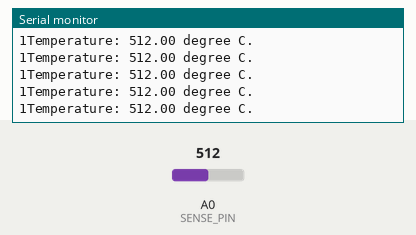
This sketch was run on a simulated Arduino Uno, built with avr-gcc and run on an emulated ATmega328P. Shown: the last lines printed to the serial monitor. The test bench sets the inputs (shaded band); at power-on: A0 (SENSE_PIN) = 512.

Above: at 1.2 s.
1.3 s: A0 (SENSE_PIN) set to 11
At 2.4 s:
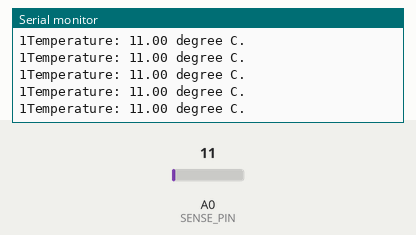
4.3 s: A0 (SENSE_PIN) set to 8
At 5.4 s:
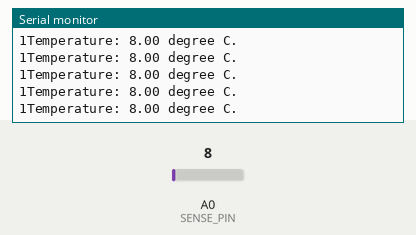
7.3 s: A0 (SENSE_PIN) set to 1023
At 7.8 s:
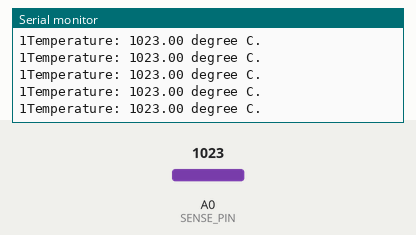
10.3 s: A0 (SENSE_PIN) set to 992
At 11.4 s:
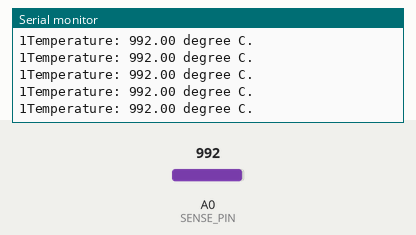
Timing chart, 0 to 13.3 s (numbered marks = the images above; inputs shaded):
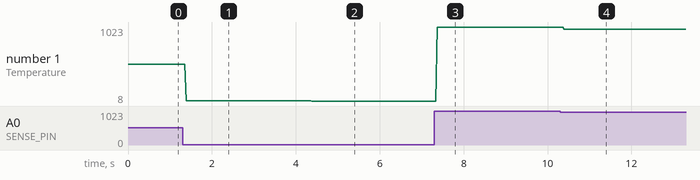

Measured:
- after the input at 1.3 s, the serial monitor: prints a new line after 0.09 s (image 1)
- after the input at 4.3 s, the serial monitor: prints a new line after 0.08 s (image 2)
- after the input at 7.3 s, the serial monitor: prints a new line after 0.07 s (image 3)
- after the input at 10.3 s, the serial monitor: prints a new line after 0.10 s (image 4)
- plotted number 1: 512 → 11 after the input at 1.3 s, 11 → 8 after the input at 4.3 s, 8 → 1023 after the input at 7.3 s, 1023 → 992 after the input at 10.3 s

The sketch:

temp_sensor.ino
```cpp
/*
Name:    temp_sensor.ino
Created: 9/30/2017 7:51:16 PM
Author:  dvyen
*/

struct Measurement {
	float most_recent_value;
};

class Sensor {
public:
	Sensor::Sensor() { pin_set = false; };
	Sensor::Sensor(const unsigned short int& in_pin) {
		pin = in_pin;
		pin_set = true;
	}
	void Sensor::set(const unsigned short int& in_pin) {
		pin = in_pin;
		pin_set = true;
	}
	boolean is_pin_set() {
		return pin_set;
	}
	unsigned short int Sensor::get_pin() const {
		if (pin_set)
			return pin;
	}
	virtual void Sensor::read() = 0;
private:
	boolean pin_set;
	unsigned short int pin;
};

class Analog : public Sensor {
public:
	Analog::Analog() : Sensor() {}
	Analog::Analog(const unsigned short int& in_pin, const String& in_id) : Sensor(in_pin) {
		id = in_id;
	}
	void Analog::set(const unsigned short int& in_pin, const String& in_id){
		Sensor::set(in_pin);
		id = in_id;
	}
	void Analog::read() {
		if (Sensor::is_pin_set())
			data.most_recent_value = analogRead(get_pin());
	}
	float Analog::get_most_recent_value() const {
		return data.most_recent_value;
	}
private:
	String id;	//circuit component id
	Measurement data;
};

class Digital : public Sensor {
public:
	Digital::Digital() : Sensor() { pin_mode_set = false; }
	Digital::Digital(const unsigned short int& in_pin, const String& in_id) : Sensor(in_pin) {
		id = in_id;
		pin_mode_set = false;
	}
	void Digital::set(const unsigned short int& in_pin, const String& in_pin_mode_type, const String& in_id) {
		Sensor::set(in_pin);
		pin_mode_type = in_pin_mode_type;
		pin_mode_set = true;
		id = in_id;
	}
	void Digital::set_pin_mode_type(const String& in_pin_mode_type) {
		pin_mode_type = in_pin_mode_type;
		pin_mode_set = true;
	}
	boolean Digital::is_pin_mode_set() const {
		return pin_mode_set;
	}
	String Digital::get_pin_mode_type() const {
		return pin_mode_type;
	}
	void Digital::set_pin_mode(const String& in_pin_mode_type) {
		if (Sensor::is_pin_set())
		{
			if (in_pin_mode_type == "INPUT")	//sensors only take input
				pinMode(get_pin(), INPUT);
		}
		pin_mode_set = true;
	}
	void Digital::read() {
		if (Sensor::is_pin_set() && is_pin_mode_set())
			data.most_recent_value = digitalRead(get_pin());
	}
	float Digital::get_most_recent_value() const {
		return data.most_recent_value;
	}
private:
	String id;	//circuit component id
	String pin_mode_type;
	boolean pin_mode_set;
	Measurement data;
};

constexpr unsigned short int SENSE_PIN = A0;	//put this in an ini file later.
Analog temperature(SENSE_PIN, "TMP 36GZ");

void setup() {
	Serial.begin(9600); //standard BAUD rt.
}

void loop() {
	//map sensor voltage reading to Celcius value.
	Serial.print(temperature.is_pin_set());
	temperature.read();
	Serial.print("Temperature: ");
	Serial.print(temperature.get_most_recent_value());
	Serial.print(" degree C.\n");
}
```
